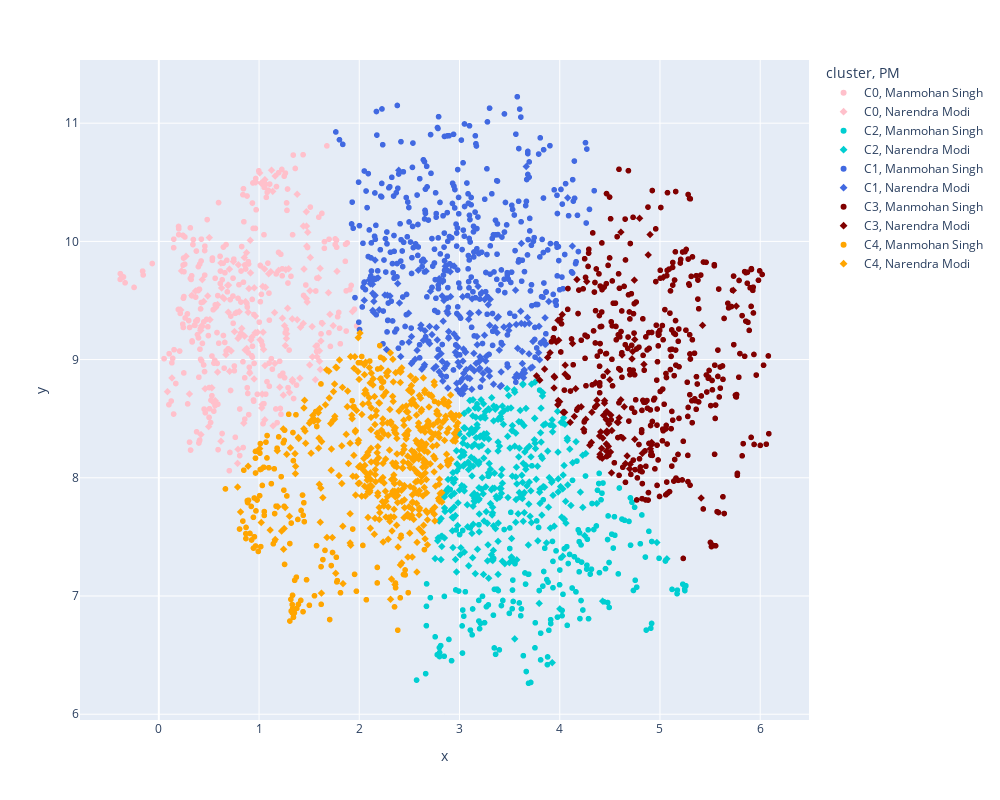

Source (notebook cell):
### Code cell
# Create a 3D scatter plot using Plotly Express
fig_1 = px.scatter(
    df_dim_date,  # DataFrame containing the data
    x='x',          # Column name for the x-axis values
    y='y',          # Column name for the y-axis values
    color='cluster',     # Column name for assigning colors based on cluster
    hover_data='topic_cleaned',  # Column name for additional information on hover
    size_max=10,         # Maximum size of the markers
    symbol = 'PM',
    color_discrete_map = {'C0':'pink', 'C1':'royalblue', 'C2':'darkturquoise', 'C3':'maroon', 'C4': 'orange'}          
)

# Customize the layout of the figure
fig_1.update_layout(
    height=800,  # Set the height of the figure
    width=1000   # Set the width of the figure
)

# Display the plot
fig_1.show()

# Generate HTML file with the plot
offline.plot(fig_1, filename='MS_NM_cluster.html')

### Figure 1 — Plotly figure (JSON) as saved in the notebook; plotly's stock layout.template omitted (floating-point values rounded to 4 significant figures; data arrays with more than 128 entries replaced by an {"elided": "..."} marker saying what was removed)
{"data": [{"customdata": {"elided": "288x1 str values"}, "hovertemplate": "cluster=C0<br>PM=Manmohan Singh<br>x=%{x}<br>y=%{y}<br>topic_cleaned=%{customdata[0]}<extra></extra>", "legendgroup": "C0, Manmohan Singh", "marker": {"color": "pink", "symbol": "circle"}, "mode": "markers", "name": "C0, Manmohan Singh", "showlegend": true, "type": "scattergl", "x": {"elided": "288 float values"}, "xaxis": "x", "y": {"elided": "288 float values"}, "yaxis": "y"}, {"customdata": {"elided": "137 rows, 435 str values in total"}, "hovertemplate": "cluster=C0<br>PM=Narendra Modi<br>x=%{x}<br>y=%{y}<br>topic_cleaned=%{customdata[0]}<extra></extra>", "legendgroup": "C0, Narendra Modi", "marker": {"color": "pink", "symbol": "diamond"}, "mode": "markers", "name": "C0, Narendra Modi", "showlegend": true, "type": "scattergl", "x": {"elided": "137 float values"}, "xaxis": "x", "y": {"elided": "137 float values"}, "yaxis": "y"}, {"customdata": {"elided": "184x1 str values"}, "hovertemplate": "cluster=C2<br>PM=Manmohan Singh<br>x=%{x}<br>y=%{y}<br>topic_cleaned=%{customdata[0]}<extra></extra>", "legendgroup": "C2, Manmohan Singh", "marker": {"color": "darkturquoise", "symbol": "circle"}, "mode": "markers", "name": "C2, Manmohan Singh", "showlegend": true, "type": "scattergl", "x": {"elided": "184 float values"}, "xaxis": "x", "y": {"elided": "184 float values"}, "yaxis": "y"}, {"customdata": {"elided": "320 rows, 1106 str values in total"}, "hovertemplate": "cluster=C2<br>PM=Narendra Modi<br>x=%{x}<br>y=%{y}<br>topic_cleaned=%{customdata[0]}<extra></extra>", "legendgroup": "C2, Narendra Modi", "marker": {"color": "darkturquoise", "symbol": "diamond"}, "mode": "markers", "name": "C2, Narendra Modi", "showlegend": true, "type": "scattergl", "x": {"elided": "320 float values"}, "xaxis": "x", "y": {"elided": "320 float values"}, "yaxis": "y"}, {"customdata": {"elided": "384x1 str values"}, "hovertemplate": "cluster=C1<br>PM=Manmohan Singh<br>x=%{x}<br>y=%{y}<br>topic_cleaned=%{customdata[0]}<extra></extra>", "legendgroup": "C1, Manmohan Singh", "marker": {"color": "royalblue", "symbol": "circle"}, "mode": "markers", "name": "C1, Manmohan Singh", "showlegend": true, "type": "scattergl", "x": {"elided": "384 float values"}, "xaxis": "x", "y": {"elided": "384 float values"}, "yaxis": "y"}, {"customdata": {"elided": "181 rows, 631 str values in total"}, "hovertemplate": "cluster=C1<br>PM=Narendra Modi<br>x=%{x}<br>y=%{y}<br>topic_cleaned=%{customdata[0]}<extra></extra>", "legendgroup": "C1, Narendra Modi", "marker": {"color": "royalblue", "symbol": "diamond"}, "mode": "markers", "name": "C1, Narendra Modi", "showlegend": true, "type": "scattergl", "x": {"elided": "181 float values"}, "xaxis": "x", "y": {"elided": "181 float values"}, "yaxis": "y"}, {"customdata": {"elided": "363x1 str values"}, "hovertemplate": "cluster=C3<br>PM=Manmohan Singh<br>x=%{x}<br>y=%{y}<br>topic_cleaned=%{customdata[0]}<extra></extra>", "legendgroup": "C3, Manmohan Singh", "marker": {"color": "maroon", "symbol": "circle"}, "mode": "markers", "name": "C3, Manmohan Singh", "showlegend": true, "type": "scattergl", "x": {"elided": "363 float values"}, "xaxis": "x", "y": {"elided": "363 float values"}, "yaxis": "y"}, {"customdata": {"elided": "91 rows, 309 str values in total"}, "hovertemplate": "cluster=C3<br>PM=Narendra Modi<br>x=%{x}<br>y=%{y}<br>topic_cleaned=%{customdata[0]}<extra></extra>", "legendgroup": "C3, Narendra Modi", "marker": {"color": "maroon", "symbol": "diamond"}, "mode": "markers", "name": "C3, Narendra Modi", "showlegend": true, "type": "scattergl", "x": [4.239, 3.986, 4.269, 4.358, 4.184, 4.419, 4.418, 4.447, 4.054, 3.943, 4.728, 4.172, 4.26, 4.84, 4.005, 4.053, 5.762, 4.035, 4.47, 4.467, 4.425, 4.583, 3.998, 4.5, 4.397, 4.159, 4.464, 5.425, 4.104, 4.703, 4.61, 5.411, 4.748, 4.917, 4.402, 4.644, 3.949, 3.8, 3.849, 3.983, 4.47, 4.3, 4.622, 4.485, 4.824, 4.697, 4.52, 5.034, 3.981, 4.32, 4.466, 4.507, 4.4, 4.472, 4.316, 4.904, 4.429, 4.593, 4.128, 4.025, 4.721, 4.371, 3.769, 3.904, 4.883, 3.945, 4.509, 4.409, 4.609, 3.879, 4.901, 4.447, 4.748, 3.989, 4.146, 4.048, 4.371, 4.49, 3.966, 4.631, 4.465, 4.475, 4.437, 4.214, 4.574, 4.672, 4.516, 4.797, 4.745, 4.656, 5.732], "xaxis": "x", "y": [8.411, 8.654, 9.66, 8.804, 8.593, 8.17, 8.249, 8.653, 8.953, 8.76, 9.069, 9.677, 8.495, 8.96, 9.339, 8.877, 9.452, 8.554, 8.395, 8.559, 8.166, 8.468, 8.644, 8.829, 8.354, 8.754, 8.492, 9.29, 8.469, 8.115, 10.08, 7.829, 9.17, 8.299, 8.199, 8.601, 8.85, 8.826, 8.92, 9.332, 8.379, 8.276, 9.039, 8.266, 8.207, 8.076, 8.4, 9.697, 8.617, 8.554, 8.225, 8.218, 8.176, 8.559, 8.299, 8.246, 8.336, 8.508, 9.136, 9.381, 9.006, 8.656, 8.862, 9.058, 9.886, 8.858, 8.53, 8.388, 8.66, 9.018, 10.06, 8.631, 8.326, 9.164, 8.519, 8.554, 8.616, 8.456, 9.15, 8.335, 8.287, 8.898, 8.528, 8.6, 8.47, 8.185, 8.042, 10.2, 9.672, 8.121, 9.586], "yaxis": "y"}, {"customdata": {"elided": "132x1 str values"}, "hovertemplate": "cluster=C4<br>PM=Manmohan Singh<br>x=%{x}<br>y=%{y}<br>topic_cleaned=%{customdata[0]}<extra></extra>", "legendgroup": "C4, Manmohan Singh", "marker": {"color": "orange", "symbol": "circle"}, "mode": "markers", "name": "C4, Manmohan Singh", "showlegend": true, "type": "scattergl", "x": {"elided": "132 float values"}, "xaxis": "x", "y": {"elided": "132 float values"}, "yaxis": "y"}, {"customdata": {"elided": "453 rows, 1545 str values in total"}, "hovertemplate": "cluster=C4<br>PM=Narendra Modi<br>x=%{x}<br>y=%{y}<br>topic_cleaned=%{customdata[0]}<extra></extra>", "legendgroup": "C4, Narendra Modi", "marker": {"color": "orange", "symbol": "diamond"}, "mode": "markers", "name": "C4, Narendra Modi", "showlegend": true, "type": "scattergl", "x": {"elided": "453 float values"}, "xaxis": "x", "y": {"elided": "453 float values"}, "yaxis": "y"}], "layout": {"height": 800, "legend": {"title": {"text": "cluster, PM"}, "tracegroupgap": 0}, "margin": {"t": 60}, "width": 1000, "xaxis": {"anchor": "y", "domain": [0, 1], "title": {"text": "x"}}, "yaxis": {"anchor": "x", "domain": [0, 1], "title": {"text": "y"}}}}
